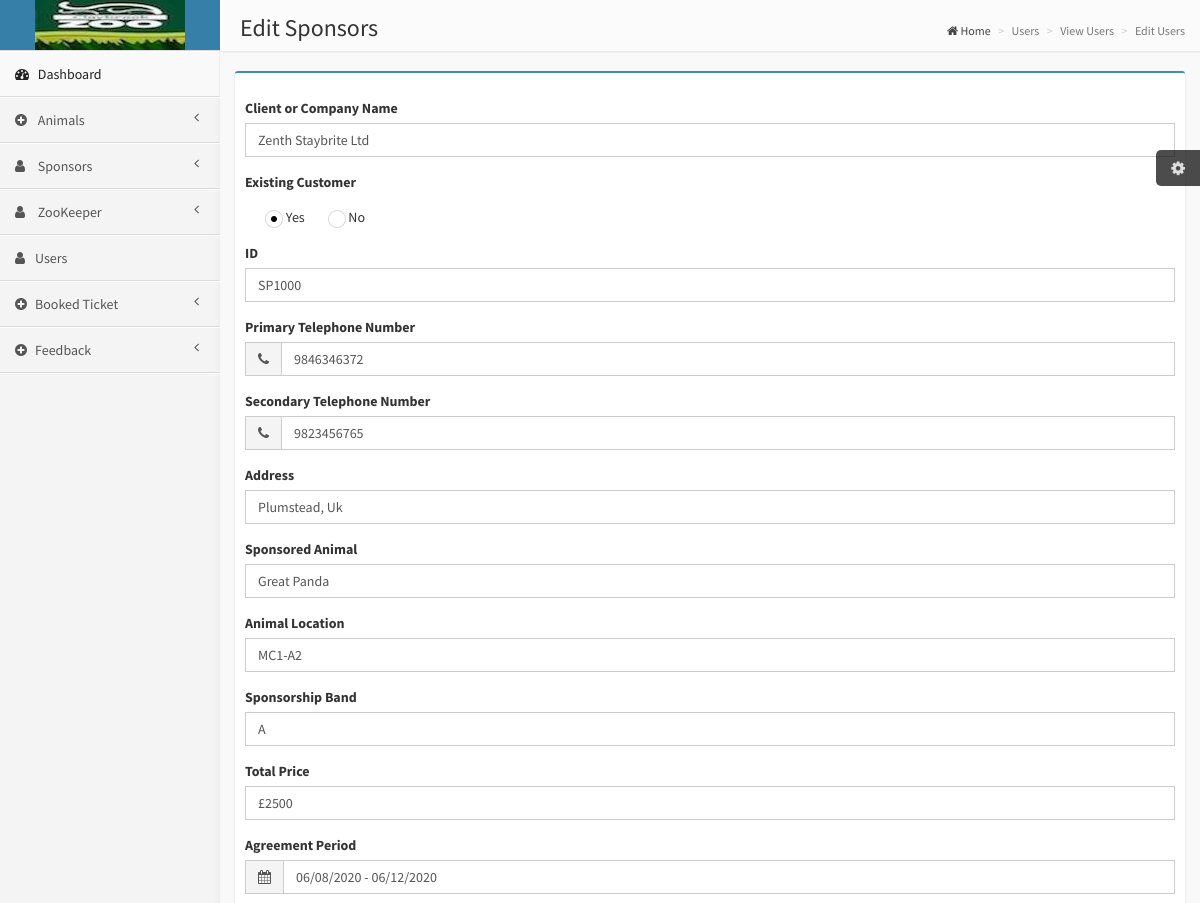
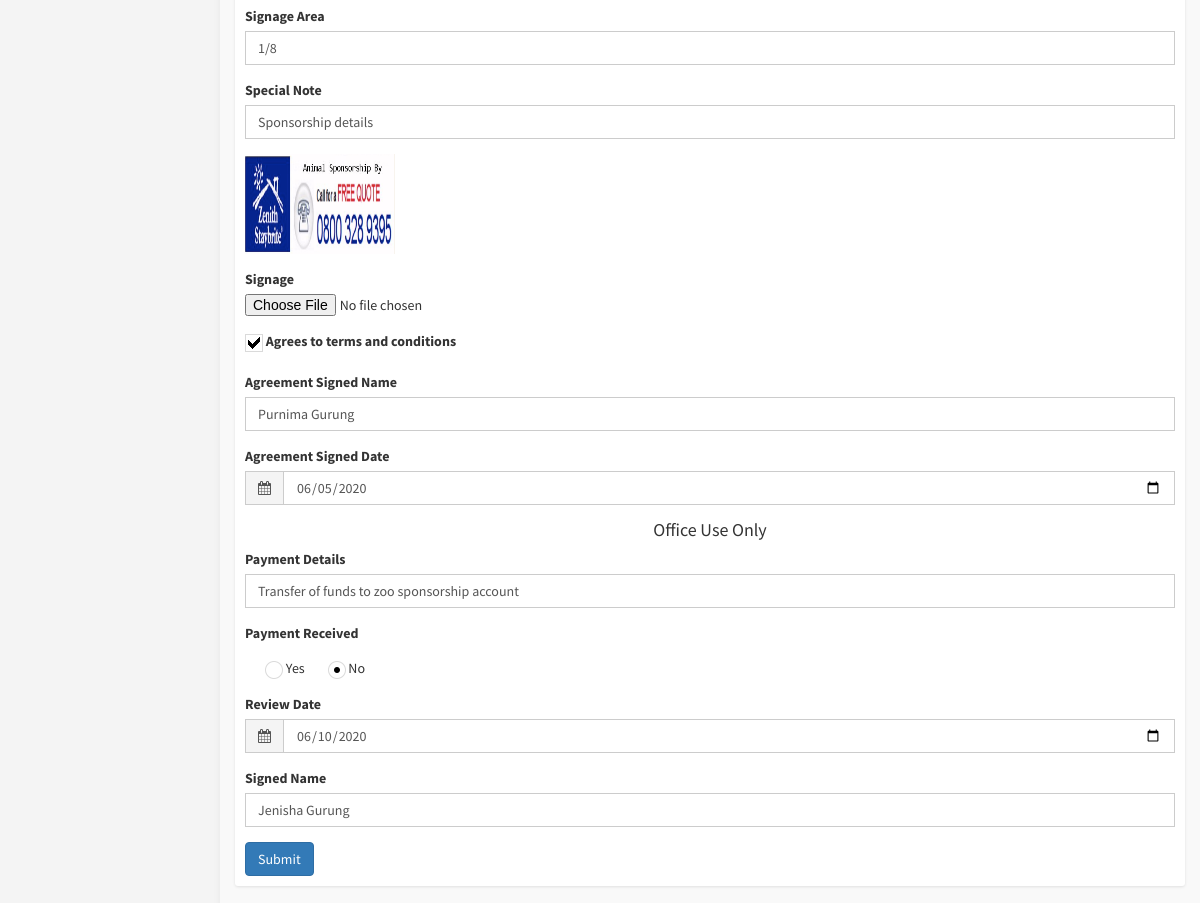
The page /admin/edit_sponsors.php?sponsor_id=8 on the database its author committed (2 pictures, top to bottom).
### tables this page shows
CREATE TABLE `sponsor` (
  `sponsor_id` int(11) NOT NULL,
  `name` varchar(255) NOT NULL,
  `existing_customer` varchar(255) NOT NULL,
  `id` varchar(255) NOT NULL,
  `primary_telephone` varchar(255) NOT NULL,
  `secondary_telephone` varchar(255) NOT NULL,
  `address` varchar(255) NOT NULL,
  `sponsored_animal` varchar(255) NOT NULL,
  `location` varchar(255) NOT NULL,
  `sponsorship_band` varchar(255) NOT NULL,
  `price` varchar(255) NOT NULL,
  `agreement_period` varchar(255) NOT NULL,
  `signage_area` varchar(255) NOT NULL,
  `photo` varchar(255) NOT NULL,
  `note` varchar(255) NOT NULL,
  `agreement` varchar(255) NOT NULL,
  `signed_name` varchar(255) NOT NULL,
  `signed_date` date NOT NULL,
  `payment` varchar(255) NOT NULL,
  `payment_received` varchar(255) NOT NULL,
  `review_date` varchar(255) NOT NULL,
  `signed` varchar(255) NOT NULL
);

### admin/edit_sponsors.php (the view, shortened to what this page needs)
<?php
include 'admin_header.php';
include 'admin_sidebar.php';
if (isset($_GET['sponsor_id'])) {
    $edit_sponsors = $connection->prepare("SELECT * FROM sponsor WHERE sponsor_id = :sponsor_id");
    $edit_sponsors->execute($_GET);
    $sponsors =$edit_sponsors->fetch();
}
?>
<aside class="right-side">
    <section class="content-header">
    <h1>
    Edit Sponsors
    </h1>
    <ol class="breadcrumb">
        <li><a href="#"><i class="fa fa-home"></i> Home</a></li>
        <li class="active">Users</li>
        <li class="active">View Users</li>
        <li class="active">Edit Users</li>
    </ol>
    </section>
    <section class="content">
        <div class="row">
            <div class="col-xs-12">
                <div class="box box-primary">
                    <form role="form" method="POST" enctype="multipart/form-data">
                        <div class="box-body">
                            <div class="form-group">
                            <label>Client or Company Name</label>
                            <input type="text" name="new_name" class="form-control" placeholder="Enter company name" value="<?php echo $sponsors['name']?>" required>
                            </div>
                            <div class="form-group">
                            <label for="name">Existing Customer</label>
                                <div  class="radio">
                                <label><input name="new_existing_customer" type="radio" value="Yes" <?php if($sponsors['existing_customer']=='Yes') {echo 'checked';}?>> Yes</label>
                                <label><input name="new_existing_customer" type="radio" value="No" <?php if($sponsors['existing_customer']=='No') {echo 'checked';}?>> No</label>
                                </div>
                            </div>
                            <div class="form-group">
                            <label>ID</label>
                            <input type="text" name="new_id" class="form-control" placeholder="Enter id" value="<?php echo $sponsors['id']?>" required>
                            </div>
                            <div class="form-group">
                                <label>Primary Telephone Number</label>
                                    <div class="input-group">
                                        <div class="input-group-addon">
                                            <i class="fa fa-phone"></i>
                                        </div>
                                        <input type="text" name="new_primary_telephone" value="<?php echo $sponsors['primary_telephone']?>" maxlength="10" class="form-control" placeholder="Enter primary telephone number" required>
                                    </div>
                            </div>
                            <div class="form-group">
                                        <label>Secondary Telephone Number</label>
                                        <div class="input-group">
                                            <div class="input-group-addon">
                                                <i class="fa fa-phone"></i>
                                            </div>
                                           <input type="text" name="new_secondary_telephone"  maxlength="10" class="form-control" placeholder="Enter secondary telephone number" value="<?php echo $sponsors['secondary_telephone']?>"required>
                                        </div>
                            </div>
                             <div class="form-group">
                            <label>Address</label>
                            <input type="text" name="new_address" class="form-control" placeholder="Enter address" value="<?php echo $sponsors['address']?>"required>
                            </div>
                            <div class="form-group">
                            <label>Sponsored Animal</label>
                            <input type="text" name="new_sponsored_animal" class="form-control" placeholder="Enter sponsored animal" value="<?php echo $sponsors['sponsored_animal']?>"required>
                            </div>
                            <div class="form-group">
                            <label>Animal Location</label>
                            <input type="text" name="new_location" class="form-control" placeholder="Enter animal location" value="<?php echo $sponsors['location']?>"required>
                            </div>
                            <div class="form-group">
                            <label>Sponsorship Band</label>
                            <input type="text" name="new_sponsorship_band" class="form-control" placeholder="Enter Sponsorship band" value="<?php echo $sponsors['sponsorship_band']?>"required>
                            </div>
                            <div class="form-group">
                            <label>Total Price</label>
                            <input type="text" name="new_price" class="form-control" placeholder="Enter total price" value="<?php echo $sponsors['price']?>"required>
                            </div>
                             <div class="form-group">
                                        <label>Agreement Period</label>
                                        <div class="input-group">
                                            <div class="input-group-addon">
                                                <i class="fa fa-calendar"></i>
                                            </div>
                                            <input type="text" name="new_agreement_period" class="form-control" id= "reservation" value="<?php echo $sponsors['agreement_period']?>"required>
                                        </div>
                            </div>
                            <div class="form-group">
                            <label>Signage Area</label>
                            <input type="text" name="new_signage_area" class="form-control" placeholder="Enter signage area" value="<?php echo $sponsors['signage_area']?>"required>
                            </div>
                             <div class="form-group">
                            <label>Special Note</label>
                            <br>
                             <input type="text" name="new_note" class="form-control" placeholder="Enter note" value="<?php echo $sponsors['note']?>"required>
                            </div>
                            <div class="form-group">
                            <?php
                            if (file_exists('../img/')) {
                            echo '<img style="width: 150px; height:100px;" src="../img/'.$sponsors['photo'].'">';
                            }
                            ?>
                            </div>
                            <div class="form-group">
                                <label for="exampleInputFile">Signage</label>
                                <input type="file" name="new_photo"required>
                            </div>
                            <div class="form-group">
                            <label><input type="checkbox" value="Yes" <?php if($sponsors['agreement']=='Yes') {echo 'checked';}?> checked> Agrees to terms and conditions</label>
                            </div>
                            <div class="form-group">
                              <label>Agreement Signed Name</label>
                              <input type="text" name="new_signed_name" class="form-control" value="<?php echo $sponsors['signed_name']?>" placeholder="Enter agreement signed name"required>
                          </div>
                            <div class="form-group">
                              <label>Agreement Signed Date</label>
                                <div class="input-group">
                                  <div class="input-group-addon">
                                    <i class="fa fa-calendar"></i>
                                  </div>
                                  <input type="Date" name="new_signed_date" class="form-control" value="<?php echo $sponsors['signed_date']?>"required>
                                </div>
                          </div>
                            <center><h4>Office Use Only</h4></center>
                             <div class="form-group">
                            <label>Payment Details</label>
                            <input type="text" name="new_payment" class="form-control" placeholder="Enter payment details" value="<?php echo $sponsors['payment']?>"required>
                            </div>
                            <div class="form-group">
                                <label for="name">Payment Received</label>
                                    <div  class="radio">
                                    <label><input name="new_payment_received" type="radio" value="Yes" <?php if($sponsors['payment_received']=='Yes') {echo 'checked';}?> checked> Yes </label>
                                    <label><input name="new_payment_received" type="radio" value="No" <?php if($sponsors['payment_received']=='No') {echo 'checked';}?> checked> No</label>
                                    </div>
                            </div>
                             <div class="form-group">
                                        <label>Review Date</label>
                                        <div class="input-group">
                                            <div class="input-group-addon">
                                                <i class="fa fa-calendar"></i>
                                            </div>
                                            <input type="Date" name="new_review_date" class="form-control" value="<?php echo $sponsors['review_date']?>"required>
                                        </div>
                                </div>
                            <div class="form-group">
                            <label for="signed">Signed Name</label>
                            <input type="text" name="new_signed" class="form-control" placeholder="Enter name" value="<?php echo $sponsors['signed']?>"required>
                            </div>
                             <div class="box-footer">
                                <button type="submit" name="edit" value="edit" class="btn btn-primary">Submit</button>
                            </div>
                                </div>
                                </form>
                            </div>
                        </div>
                    </div>
                </section>
            </aside>

### css/AdminLTE.css (style rules this page uses)
html, body { overflow-x: hidden!important; font-family: 'Source Sans Pro', sans-serif; -webkit-font-smoothing: antialiased; min-height: 100%; background: #f9f9f9; }
a { color: #3c8dbc; }
.right-side, .left-side { min-height: 100%; display: block; }
.right-side { background-color: #f9f9f9; margin-left: 220px; }
.content { padding: 20px 15px; background: #f9f9f9; }
.right-side > .content-header { position: relative; padding: 15px 15px 10px 20px; }
.right-side > .content-header > h1 { margin: 0; font-size: 24px; }
.right-side > .content-header > .breadcrumb { float: right; background: transparent; margin-top: 0px; margin-bottom: 0; font-size: 12px; padding: 7px 5px; position: absolute; top: 15px; right: 10px; -webkit-border-radius: 2px; -moz-border-radius: 2px; border-radius: 2px; }
.right-side > .content-header > .breadcrumb > li > a { color: #444; text-decoration: none; }
.right-side > .content-header > .breadcrumb > li + li:before { content: '>\00a0'; }
.form-control { border-radius: 0px !important; box-shadow: none; }
.input-group .input-group-addon { border-radius: 0; background-color: #f4f4f4; }
.box { position: relative; background: #ffffff; border-top: 2px solid #c1c1c1; margin-bottom: 20px; border-radius: 3px; width: 100%; box-shadow: 0px 1px 3px rgba(0, 0, 0, 0.1); }
.box.box-primary { border-top-color: #3c8dbc; }
.box .box-body { padding: 10px; }
.skin-blue .right-side > .content-header { background: #fbfbfb; box-shadow: 1px 1px 2px rgba(0, 0, 0, 0.1); }

### rows shown on the page
sponsor: new_name "Zenth Staybrite Ltd", new_id "SP1000", new_primary_telephone "9846346372", new_secondary_telephone "9823456765", new_address "Plumstead, Uk", new_sponsored_animal "Great Panda", new_location "MC1-A2", new_sponsorship_band "A", new_price "£2500", new_agreement_period "06/08/2020 - 06/12/2020", new_signage_area "1/8", new_note "Sponsorship details", photo (picture), new_signed_name "Purnima Gurung", new_signed_date "06/05/2020", new_payment "Transfer of funds to zoo sponsorship account", new_review_date "06/10/2020", new_signed "Jenisha Gurung"
